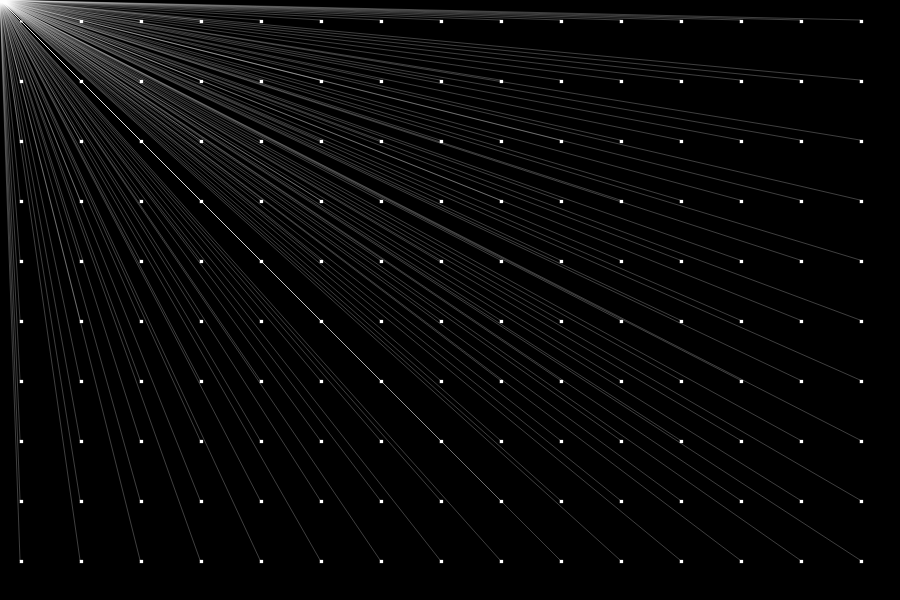
Frame 1 (no input)
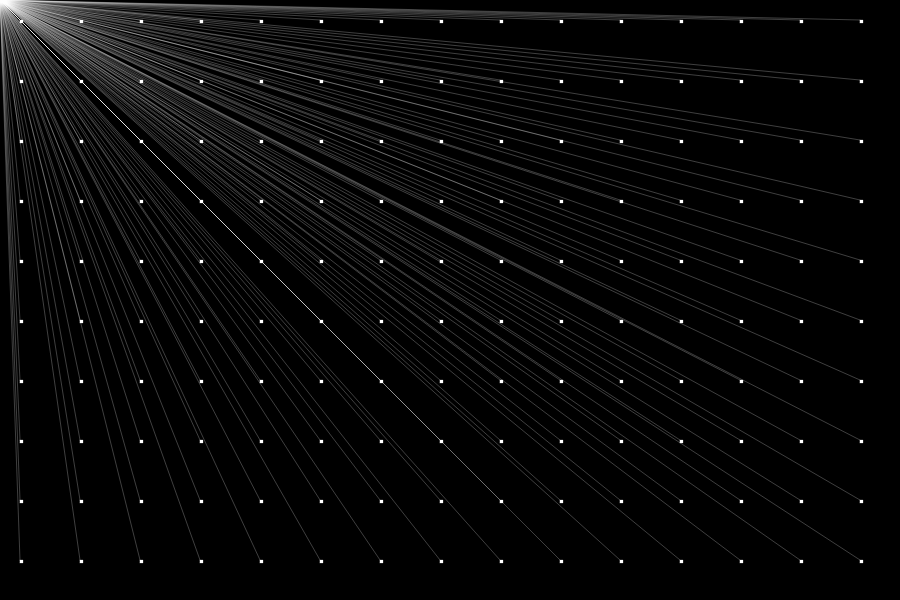
Frame 60 (no input)
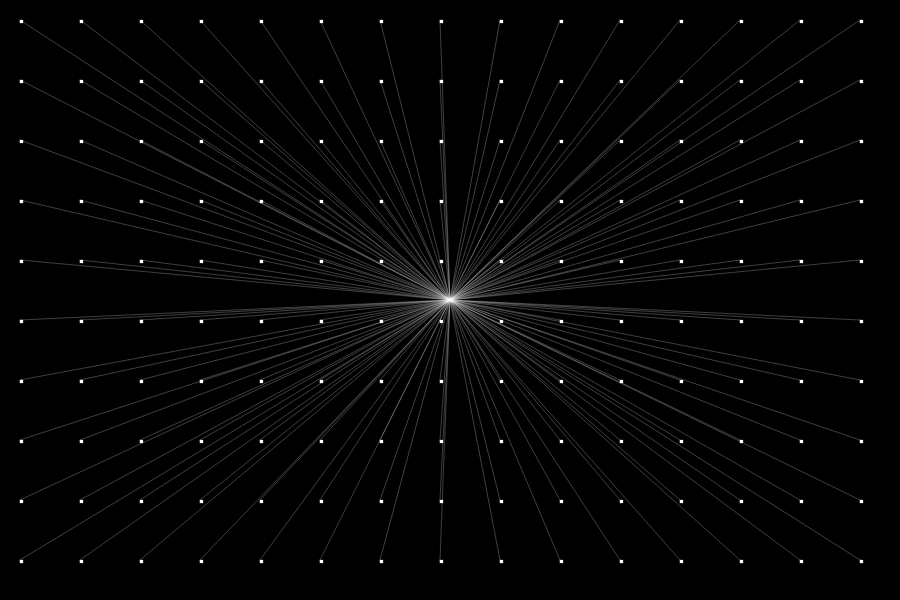
Frame 120 (the mouse pressed at the canvas centre since frame 60)

The p5.js sketch that drew these frames (run headless with seeded random() and noise() and a simulated clock; from frame 60 on, the mouse is pressed at the canvas centre):

// p5.js sketch
// ── sketch.js
// Rect Point

function setup() {
  createCanvas( 900, 600);
}

function draw() {
  background(0);
  for (let x = 20; x < width; x += 60) {
    for (let y = 20; y < height; y += 60) {
      rect(x, y, 3, 3);
      stroke(255);
      strokeWeight(0.25);
      line(x, y, mouseX, mouseY);
    }
  }

}
